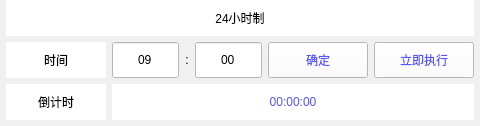
<?xml version="1.0" encoding="UTF-8"?>
<ui version="4.0">
 <class>Form</class>
 <widget class="QWidget" name="Form">
  <property name="geometry">
   <rect>
    <x>0</x>
    <y>0</y>
    <width>480</width>
    <height>126</height>
   </rect>
  </property>
  <property name="minimumSize">
   <size>
    <width>480</width>
    <height>126</height>
   </size>
  </property>
  <property name="maximumSize">
   <size>
    <width>480</width>
    <height>126</height>
   </size>
  </property>
  <property name="windowTitle">
   <string>Form</string>
  </property>
  <property name="styleSheet">
   <string notr="true">background-color: rgb(255, 255, 255);
background-color: rgb(240, 240, 240);</string>
  </property>
  <layout class="QFormLayout" name="formLayout">
   <property name="horizontalSpacing">
    <number>0</number>
   </property>
   <property name="verticalSpacing">
    <number>0</number>
   </property>
   <property name="leftMargin">
    <number>6</number>
   </property>
   <property name="topMargin">
    <number>0</number>
   </property>
   <property name="rightMargin">
    <number>6</number>
   </property>
   <property name="bottomMargin">
    <number>0</number>
   </property>
   <item row="0" column="0" colspan="2">
    <layout class="QVBoxLayout" name="verticalLayout">
     <property name="spacing">
      <number>6</number>
     </property>
     <item>
      <widget class="QLabel" name="label">
       <property name="minimumSize">
        <size>
         <width>0</width>
         <height>36</height>
        </size>
       </property>
       <property name="styleSheet">
        <string notr="true">background-color: rgb(255, 255, 255);
color: rgb(0, 0, 0);
font: 14pt &quot;微软雅黑&quot;;</string>
       </property>
       <property name="text">
        <string>24小时制</string>
       </property>
       <property name="alignment">
        <set>Qt::AlignCenter</set>
       </property>
      </widget>
     </item>
     <item>
      <layout class="QHBoxLayout" name="horizontalLayout">
       <property name="spacing">
        <number>6</number>
       </property>
       <item>
        <widget class="QLabel" name="label_2">
         <property name="minimumSize">
          <size>
           <width>100</width>
           <height>36</height>
          </size>
         </property>
         <property name="maximumSize">
          <size>
           <width>100</width>
           <height>16777215</height>
          </size>
         </property>
         <property name="styleSheet">
          <string notr="true">background-color: rgb(255, 255, 255);
color: rgb(0, 0, 0);
font: 12pt &quot;微软雅黑&quot;;</string>
         </property>
         <property name="text">
          <string>时间</string>
         </property>
         <property name="alignment">
          <set>Qt::AlignCenter</set>
         </property>
        </widget>
       </item>
       <item>
        <widget class="QLineEdit" name="hour">
         <property name="minimumSize">
          <size>
           <width>0</width>
           <height>36</height>
          </size>
         </property>
         <property name="styleSheet">
          <string notr="true">background-color: rgb(255, 255, 255);
color: rgb(0, 0, 0);
font: 12pt &quot;微软雅黑&quot;;</string>
         </property>
         <property name="text">
          <string>09</string>
         </property>
         <property name="alignment">
          <set>Qt::AlignCenter</set>
         </property>
        </widget>
       </item>
       <item>
        <widget class="QLabel" name="label_5">
         <property name="minimumSize">
          <size>
           <width>0</width>
           <height>36</height>
          </size>
         </property>
         <property name="styleSheet">
          <string notr="true">color: rgb(0, 0, 0);
font: 20pt &quot;微软雅黑&quot;;</string>
         </property>
         <property name="text">
          <string>:</string>
         </property>
         <property name="alignment">
          <set>Qt::AlignCenter</set>
         </property>
        </widget>
       </item>
       <item>
        <widget class="QLineEdit" name="minutes">
         <property name="minimumSize">
          <size>
           <width>0</width>
           <height>36</height>
          </size>
         </property>
         <property name="styleSheet">
          <string notr="true">background-color: rgb(255, 255, 255);
color: rgb(0, 0, 0);
font: 12pt &quot;微软雅黑&quot;;</string>
         </property>
         <property name="text">
          <string>00</string>
         </property>
         <property name="alignment">
          <set>Qt::AlignCenter</set>
         </property>
        </widget>
       </item>
       <item>
        <widget class="QPushButton" name="ok">
         <property name="minimumSize">
          <size>
           <width>100</width>
           <height>36</height>
          </size>
         </property>
         <property name="maximumSize">
          <size>
           <width>100</width>
           <height>16777215</height>
          </size>
         </property>
         <property name="styleSheet">
          <string notr="true">background-color: rgb(255, 255, 255);
font: 12pt &quot;微软雅黑&quot;;
color: rgb(85, 85, 255);</string>
         </property>
         <property name="text">
          <string>确定</string>
         </property>
        </widget>
       </item>
       <item>
        <widget class="QPushButton" name="ok_now">
         <property name="minimumSize">
          <size>
           <width>100</width>
           <height>36</height>
          </size>
         </property>
         <property name="maximumSize">
          <size>
           <width>100</width>
           <height>36</height>
          </size>
         </property>
         <property name="styleSheet">
          <string notr="true">background-color: rgb(255, 255, 255);
font: 12pt &quot;微软雅黑&quot;;
color: rgb(85, 85, 255);</string>
         </property>
         <property name="text">
          <string>立即执行</string>
         </property>
        </widget>
       </item>
      </layout>
     </item>
     <item>
      <layout class="QHBoxLayout" name="horizontalLayout_2">
       <item>
        <widget class="QLabel" name="label_4">
         <property name="minimumSize">
          <size>
           <width>100</width>
           <height>36</height>
          </size>
         </property>
         <property name="maximumSize">
          <size>
           <width>100</width>
           <height>36</height>
          </size>
         </property>
         <property name="styleSheet">
          <string notr="true">background-color: rgb(255, 255, 255);
color: rgb(0, 0, 0);
font: 12pt &quot;微软雅黑&quot;;</string>
         </property>
         <property name="text">
          <string>倒计时</string>
         </property>
         <property name="alignment">
          <set>Qt::AlignCenter</set>
         </property>
        </widget>
       </item>
       <item>
        <widget class="QLabel" name="countdown">
         <property name="styleSheet">
          <string notr="true">background-color: rgb(255, 255, 255);
color: rgb(85, 85, 255);
font: 12pt &quot;微软雅黑&quot;;</string>
         </property>
         <property name="text">
          <string>00:00:00</string>
         </property>
         <property name="alignment">
          <set>Qt::AlignCenter</set>
         </property>
        </widget>
       </item>
      </layout>
     </item>
    </layout>
   </item>
  </layout>
 </widget>
 <resources/>
 <connections/>
</ui>
